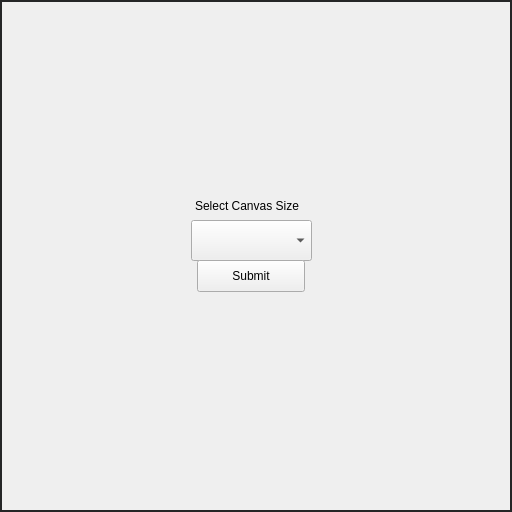
<?xml version="1.0" encoding="UTF-8"?>
<ui version="4.0">
 <class>Canvas</class>
 <widget class="QWidget" name="Canvas">
  <property name="geometry">
   <rect>
    <x>0</x>
    <y>0</y>
    <width>512</width>
    <height>512</height>
   </rect>
  </property>
  <property name="windowTitle">
   <string>Form</string>
  </property>
  <property name="styleSheet">
   <string notr="true"/>
  </property>
  <widget class="QLabel" name="label">
   <property name="geometry">
    <rect>
     <x>0</x>
     <y>0</y>
     <width>512</width>
     <height>512</height>
    </rect>
   </property>
   <property name="styleSheet">
    <string notr="true">border-color: rgb(37, 38, 39);
border-style: solid;
border-width:2px;</string>
   </property>
   <property name="text">
    <string/>
   </property>
   <property name="alignment">
    <set>Qt::AlignLeading|Qt::AlignLeft|Qt::AlignTop</set>
   </property>
  </widget>
  <widget class="QLabel" name="frameSizeLabel">
   <property name="geometry">
    <rect>
     <x>195</x>
     <y>190</y>
     <width>121</width>
     <height>31</height>
    </rect>
   </property>
   <property name="styleSheet">
    <string notr="true"/>
   </property>
   <property name="text">
    <string>Select Canvas Size</string>
   </property>
  </widget>
  <widget class="QComboBox" name="frameSizeComboBox">
   <property name="geometry">
    <rect>
     <x>191</x>
     <y>220</y>
     <width>121</width>
     <height>41</height>
    </rect>
   </property>
  </widget>
  <widget class="QPushButton" name="frameSizeButton">
   <property name="geometry">
    <rect>
     <x>197</x>
     <y>260</y>
     <width>108</width>
     <height>32</height>
    </rect>
   </property>
   <property name="text">
    <string>Submit</string>
   </property>
  </widget>
  <widget class="QLabel" name="grid">
   <property name="geometry">
    <rect>
     <x>0</x>
     <y>0</y>
     <width>512</width>
     <height>512</height>
    </rect>
   </property>
   <property name="styleSheet">
    <string notr="true"/>
   </property>
   <property name="text">
    <string/>
   </property>
  </widget>
  <widget class="QLabel" name="overlay">
   <property name="geometry">
    <rect>
     <x>0</x>
     <y>0</y>
     <width>512</width>
     <height>512</height>
    </rect>
   </property>
   <property name="text">
    <string/>
   </property>
  </widget>
  <widget class="QLabel" name="shapeOverlay">
   <property name="geometry">
    <rect>
     <x>0</x>
     <y>0</y>
     <width>512</width>
     <height>512</height>
    </rect>
   </property>
   <property name="text">
    <string/>
   </property>
  </widget>
  <zorder>label</zorder>
  <zorder>overlay</zorder>
  <zorder>shapeOverlay</zorder>
  <zorder>grid</zorder>
  <zorder>frameSizeLabel</zorder>
  <zorder>frameSizeComboBox</zorder>
  <zorder>frameSizeButton</zorder>
 </widget>
 <resources/>
 <connections/>
</ui>
